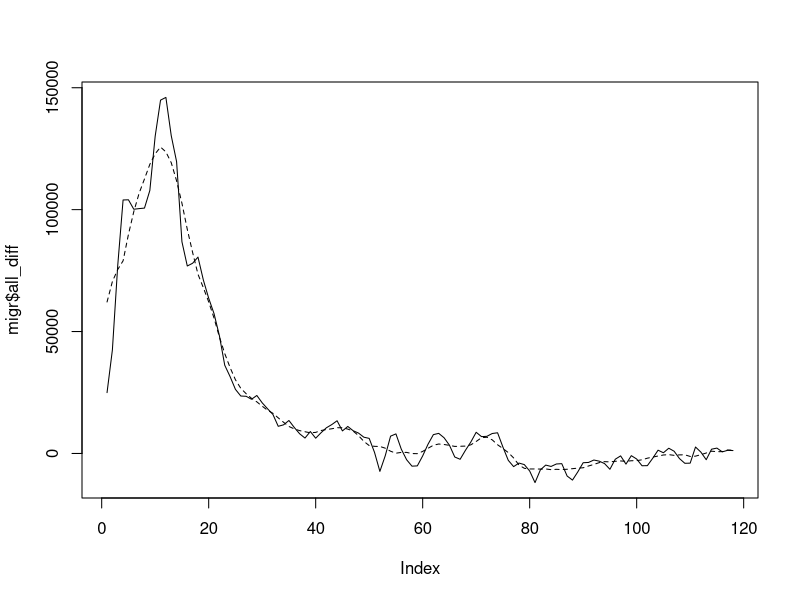
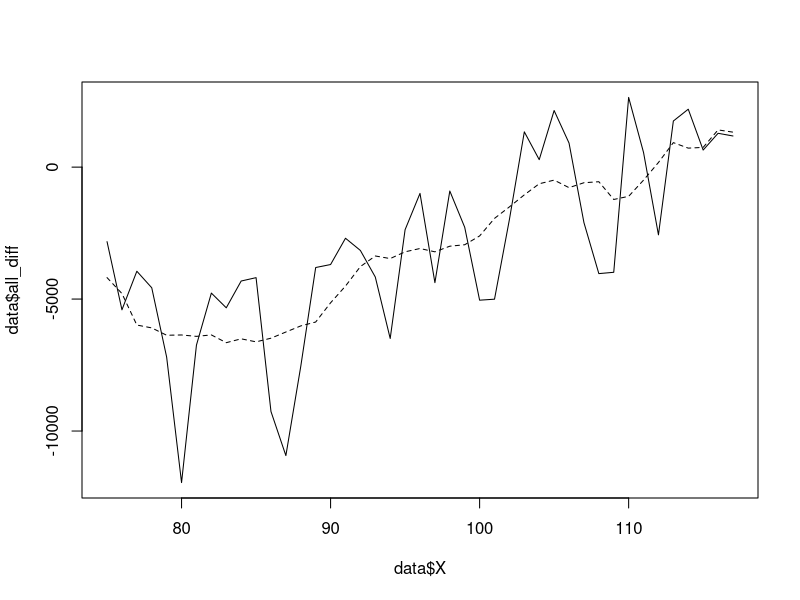
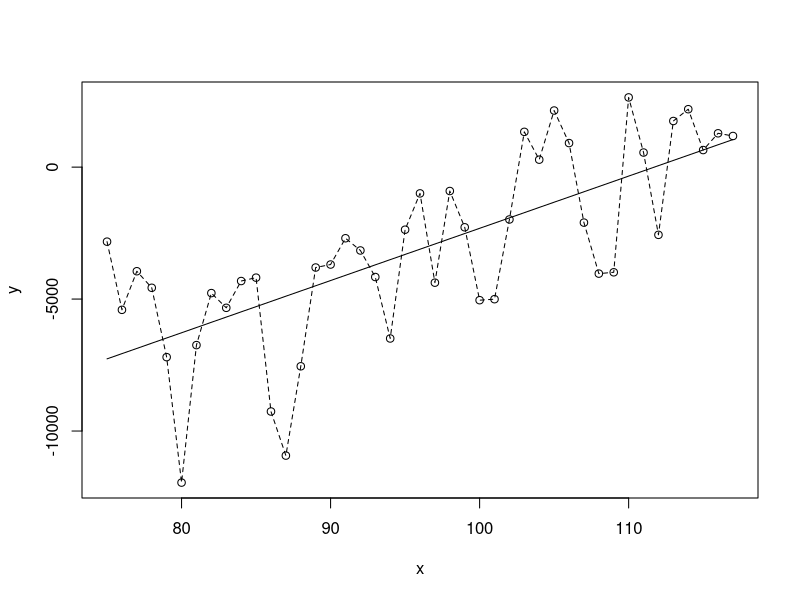
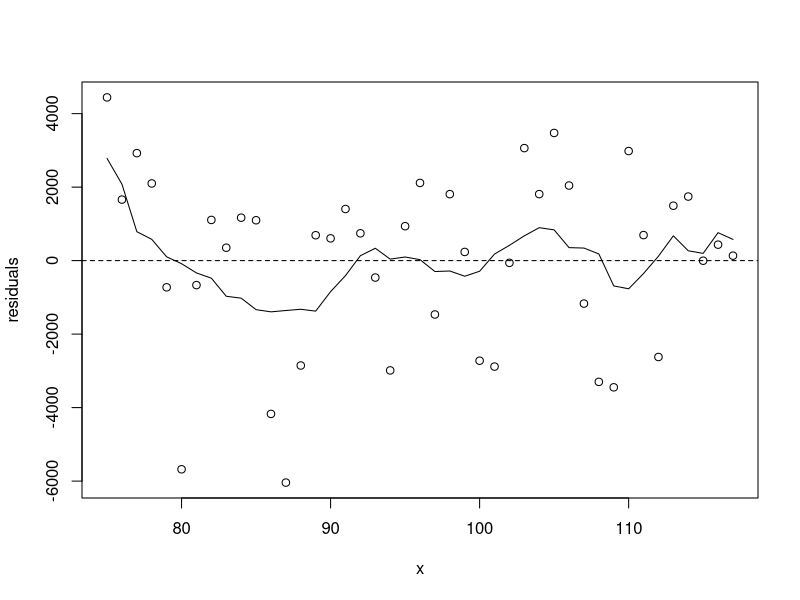
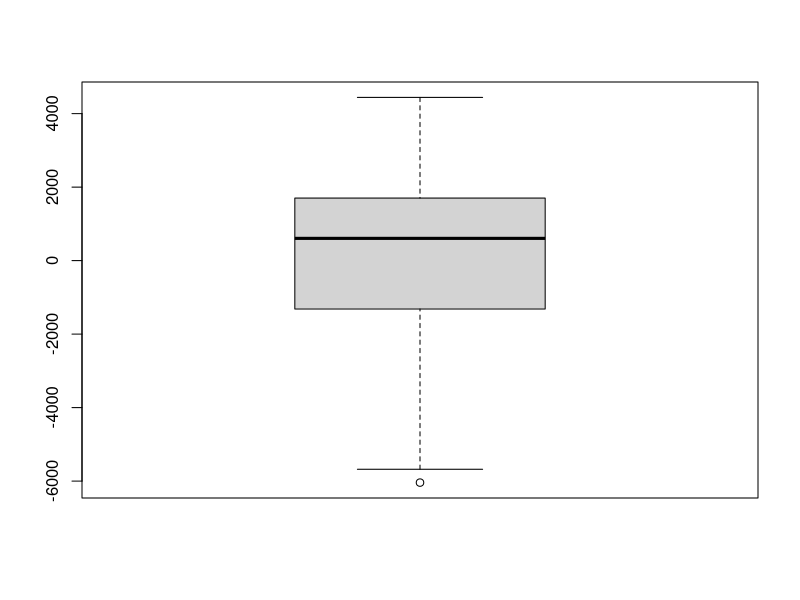
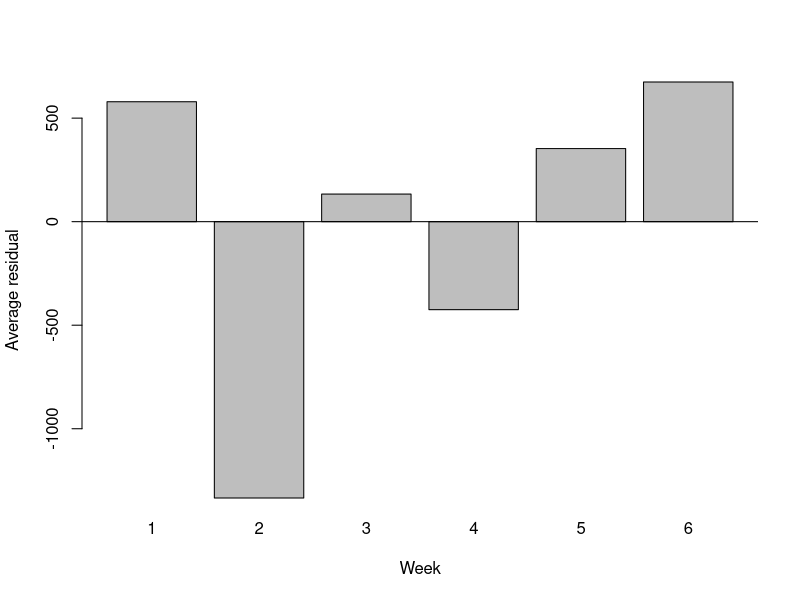
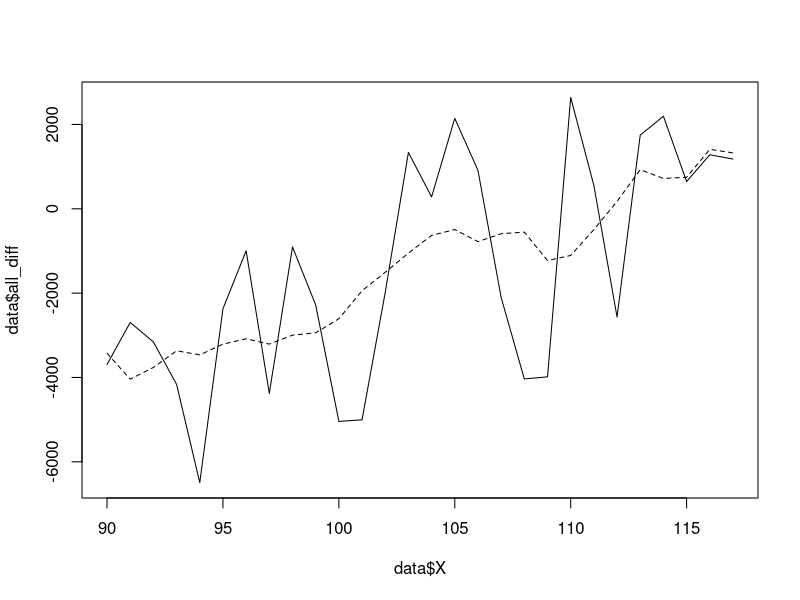
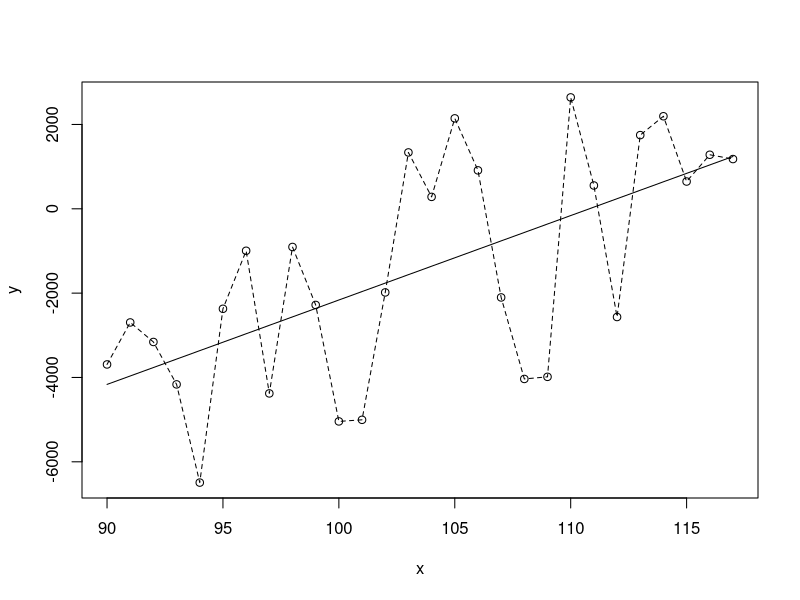

Write R code to recreate these figures, in order.
migr <- read.csv('migration.csv')

plot_results <- function(preds, x, y) {
  plot(x=x, y=y, type='l', lty=2)
  lines(x=x, y=y, type='p')
  lines(x=x, y=preds, type='l')
}

library(zoo)

# EXPLORATION

# plot data
plot(migr$all_diff,type='l')

# moving average
migr$all_diff_avg <- rollapply(migr$all_diff, 7,
                               mean, na.rm = TRUE, 
                               fill = NA, partial = TRUE)

lines(migr$all_diff_avg, type='l', lty=2)




# MODELLING & INTERPRETATION

# Take data from may 9th
data <- tail(migr, 43)
# recalculate the rolling average for only that data
data$all_diff_avg <- rollapply(data$all_diff, 7,
                               mean, na.rm = TRUE, 
                               fill = NA, partial = TRUE)

plot(x=data$X, data$all_diff,type='l')
lines(x=data$X, data$all_diff_avg, type='l', lty=2)

# linear regression on raw data

x <- data$X
y <- data$all_diff
lr <- lm(y~x)
preds <- predict(lr, data.frame(x))
plot_results(preds, x, y)

# calculate and plot residuals
residuals <- y - preds
plot(x=x, y=residuals)
abline(h=0, lty=2)
res.mavg <- rollapply(residuals, 7,
                      mean, na.rm = TRUE, 
                      fill = NA, partial = TRUE)
lines(x=x,y=res.mavg)
# calculate root mean squared error
rmse <- sqrt(mean(residuals^2))
rmse

# box-and-whiskers plot of the residuals
# the lowest ones in the first two weeks are, in fact, outliers
boxplot(residuals)

# calculate average residual for every week
n_weeks = length(residuals) %/% 7
week.avgs <- c(1:n_weeks)
for (week in c(1:n_weeks)) {
  endday <- week*7
  startday <- endday - 6
  week.avgs[week] <- mean(residuals[startday:endday])
}
barplot(week.avgs, xlab='Week', ylab='Average residual', names.arg = c(1:n_weeks))
abline(h=0)


# we see that first two weeks (esp. second) are outliers
# compared to the rest, so we remove them


data <- tail(data, 28)

# recalculate the rolling average
data$all_diff_avg <- rollapply(data$all_diff, 7,
                               mean, na.rm = TRUE, 
                               fill = NA, partial = TRUE)

plot(x=data$X, y=data$all_diff,type='l')
lines(x=data$X, y=data$all_diff_avg, type='l', lty=2)

# apply linear regression
x <- data$X
y <- data$all_diff
lr <- lm(y~x)
preds <- predict(lr, data.frame(x))
plot_results(preds, x, y)

# calculate residuals
residuals <- y - preds
plot(x=x, y=residuals)
abline(h=0, lty=2)
res.mavg <- rollapply(residuals, 7,
                      mean, na.rm = TRUE, 
                      fill = NA, partial = TRUE)
lines(x=x,y=res.mavg)
# significantly reduced RMSE!
rmse <- sqrt(mean(residuals^2))
rmse

# now try to eliminate the periodic component
# the trend is estimated with a moving average

library('lubridate')
data$day <- wday(data$data_date, week_start=1)

res <- data$all_diff - data$all_diff_avg
# calculate the average residual for each day of the week
avg_res <- c(1:7)
for (day in data$day[1:7]) {
  avg_res[day] <- mean(res[seq(day, length(res), 7)])
}
barplot(avg_res,xpd=FALSE,
        names.arg = c('Mon', 'Tue', 'Wed', 'Thu', 'Fri', 'Sat', 'Sun'))
abline(h=0)

data$all_diff_stat <- data$all_diff - 
  matrix(avg_res, nrow=1, 
         ncol=(7*(length(data$all_diff) %/% 7 + 1)),
         byrow=TRUE)[1:length(data$all_diff)]

plot(x=x, y=data$all_diff,type='l',lty=2)
lines(x=x, y=data$all_diff_stat,type='l')

# regression, again, but on all_diff_stat

x <- data$X
y <- data$all_diff_stat
lr <- lm(y~x)
preds <- predict(lr, data.frame(x))
plot_results(preds, x, y)

# calculate RMSE: reduced again!
# our end model: C_i = F_i + P_i + R_i, where
# F_i is the trend (linear regression),
# P_i is the periodic component
# R_i is random noise
rmse <- sqrt(mean((preds - data$all_diff_stat)^2))
rmse
